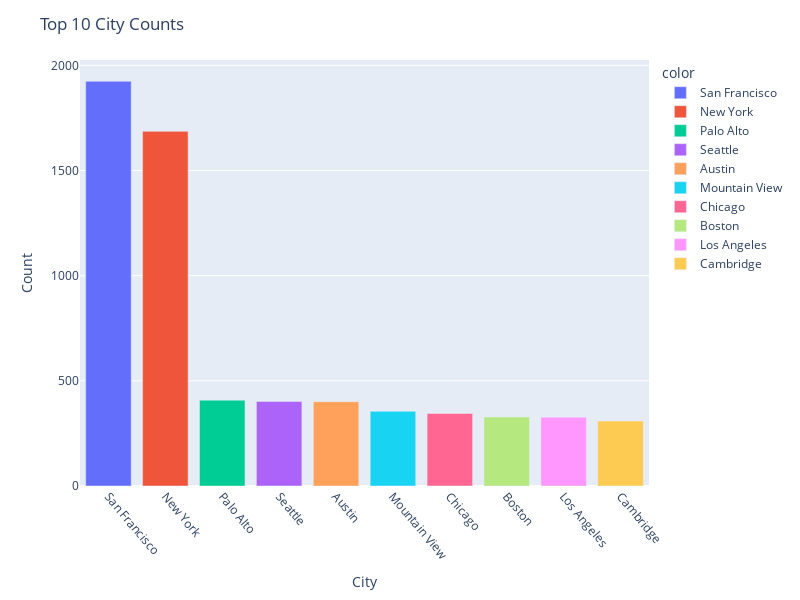

Source (notebook cell):
### Markdown cell above
### What are the Top 10 City Code Counts?

### Code cell
# Get the value counts for the "city" column
city_counts = data["city"].value_counts()[:10]

# Create a bar plot using Plotly with different colors
fig = px.bar(x=city_counts.index, y=city_counts.values, color=city_counts.index)

# Set the plot title and axis labels
fig.update_layout(title="Top 10 City Counts", xaxis_title="City", yaxis_title="Count")

# Rotate x-axis labels for better readability
fig.update_xaxes(tickangle=50)

# Increase the figure size
fig.update_layout(width=800, height=600)

# Display the plot
fig.show()

### Figure 1 — Plotly figure (JSON) as saved in the notebook; plotly's stock layout.template omitted (floating-point values rounded to 4 significant figures)
{"data": [{"alignmentgroup": "True", "hovertemplate": "color=San Francisco<br>x=%{x}<br>y=%{y}<extra></extra>", "legendgroup": "San Francisco", "marker": {"color": "#636efa", "pattern": {"shape": ""}}, "name": "San Francisco", "offsetgroup": "San Francisco", "orientation": "v", "showlegend": true, "textposition": "auto", "type": "bar", "x": ["San Francisco"], "xaxis": "x", "y": [1924], "yaxis": "y"}, {"alignmentgroup": "True", "hovertemplate": "color=New York<br>x=%{x}<br>y=%{y}<extra></extra>", "legendgroup": "New York", "marker": {"color": "#EF553B", "pattern": {"shape": ""}}, "name": "New York", "offsetgroup": "New York", "orientation": "v", "showlegend": true, "textposition": "auto", "type": "bar", "x": ["New York"], "xaxis": "x", "y": [1686], "yaxis": "y"}, {"alignmentgroup": "True", "hovertemplate": "color=Palo Alto<br>x=%{x}<br>y=%{y}<extra></extra>", "legendgroup": "Palo Alto", "marker": {"color": "#00cc96", "pattern": {"shape": ""}}, "name": "Palo Alto", "offsetgroup": "Palo Alto", "orientation": "v", "showlegend": true, "textposition": "auto", "type": "bar", "x": ["Palo Alto"], "xaxis": "x", "y": [408], "yaxis": "y"}, {"alignmentgroup": "True", "hovertemplate": "color=Seattle<br>x=%{x}<br>y=%{y}<extra></extra>", "legendgroup": "Seattle", "marker": {"color": "#ab63fa", "pattern": {"shape": ""}}, "name": "Seattle", "offsetgroup": "Seattle", "orientation": "v", "showlegend": true, "textposition": "auto", "type": "bar", "x": ["Seattle"], "xaxis": "x", "y": [402], "yaxis": "y"}, {"alignmentgroup": "True", "hovertemplate": "color=Austin<br>x=%{x}<br>y=%{y}<extra></extra>", "legendgroup": "Austin", "marker": {"color": "#FFA15A", "pattern": {"shape": ""}}, "name": "Austin", "offsetgroup": "Austin", "orientation": "v", "showlegend": true, "textposition": "auto", "type": "bar", "x": ["Austin"], "xaxis": "x", "y": [401], "yaxis": "y"}, {"alignmentgroup": "True", "hovertemplate": "color=Mountain View<br>x=%{x}<br>y=%{y}<extra></extra>", "legendgroup": "Mountain View", "marker": {"color": "#19d3f3", "pattern": {"shape": ""}}, "name": "Mountain View", "offsetgroup": "Mountain View", "orientation": "v", "showlegend": true, "textposition": "auto", "type": "bar", "x": ["Mountain View"], "xaxis": "x", "y": [355], "yaxis": "y"}, {"alignmentgroup": "True", "hovertemplate": "color=Chicago<br>x=%{x}<br>y=%{y}<extra></extra>", "legendgroup": "Chicago", "marker": {"color": "#FF6692", "pattern": {"shape": ""}}, "name": "Chicago", "offsetgroup": "Chicago", "orientation": "v", "showlegend": true, "textposition": "auto", "type": "bar", "x": ["Chicago"], "xaxis": "x", "y": [345], "yaxis": "y"}, {"alignmentgroup": "True", "hovertemplate": "color=Boston<br>x=%{x}<br>y=%{y}<extra></extra>", "legendgroup": "Boston", "marker": {"color": "#B6E880", "pattern": {"shape": ""}}, "name": "Boston", "offsetgroup": "Boston", "orientation": "v", "showlegend": true, "textposition": "auto", "type": "bar", "x": ["Boston"], "xaxis": "x", "y": [328], "yaxis": "y"}, {"alignmentgroup": "True", "hovertemplate": "color=Los Angeles<br>x=%{x}<br>y=%{y}<extra></extra>", "legendgroup": "Los Angeles", "marker": {"color": "#FF97FF", "pattern": {"shape": ""}}, "name": "Los Angeles", "offsetgroup": "Los Angeles", "orientation": "v", "showlegend": true, "textposition": "auto", "type": "bar", "x": ["Los Angeles"], "xaxis": "x", "y": [327], "yaxis": "y"}, {"alignmentgroup": "True", "hovertemplate": "color=Cambridge<br>x=%{x}<br>y=%{y}<extra></extra>", "legendgroup": "Cambridge", "marker": {"color": "#FECB52", "pattern": {"shape": ""}}, "name": "Cambridge", "offsetgroup": "Cambridge", "orientation": "v", "showlegend": true, "textposition": "auto", "type": "bar", "x": ["Cambridge"], "xaxis": "x", "y": [309], "yaxis": "y"}], "layout": {"barmode": "relative", "height": 600, "legend": {"title": {"text": "color"}, "tracegroupgap": 0}, "margin": {"t": 60}, "title": {"text": "Top 10 City Counts"}, "width": 800, "xaxis": {"anchor": "y", "domain": [0, 1], "tickangle": 50, "title": {"text": "City"}}, "yaxis": {"anchor": "x", "domain": [0, 1], "title": {"text": "Count"}}}}
